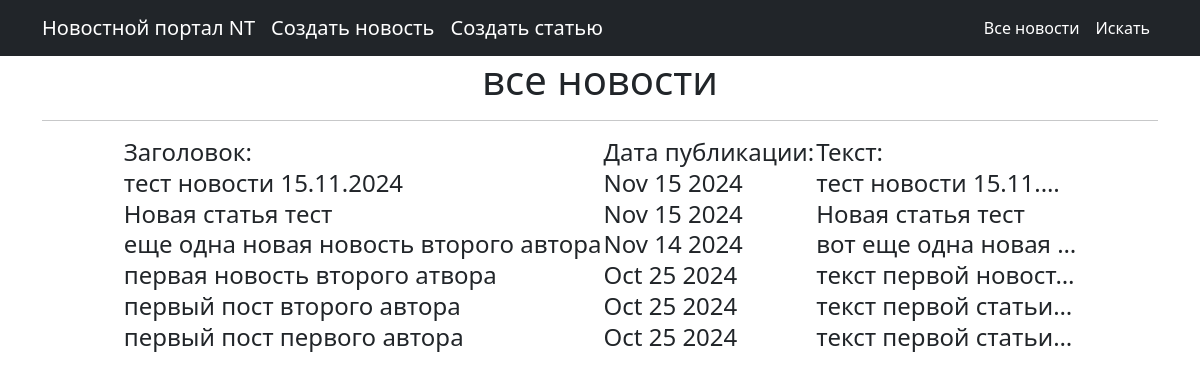
The app's page /posts/, older data.
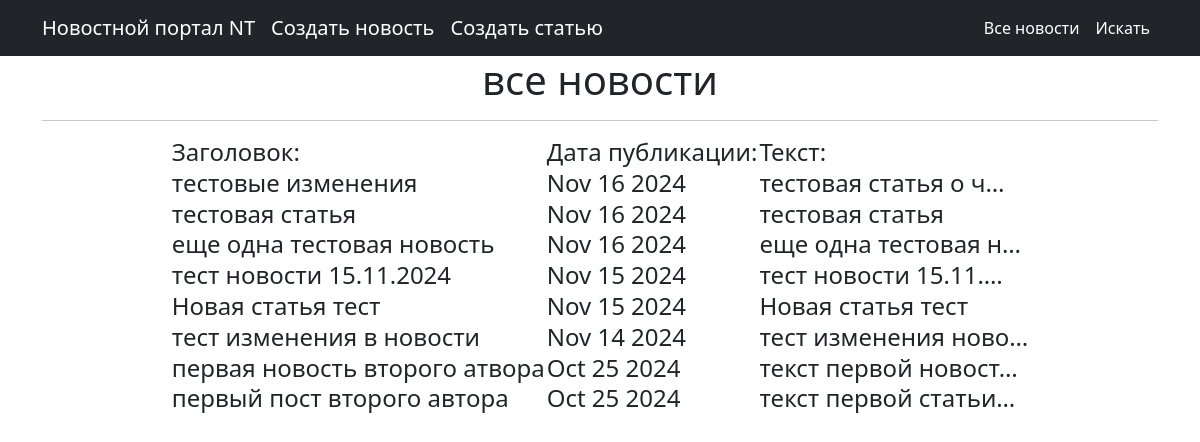
The same page, newer data.
### news/models.py (models this page shows, shortened)
class Post(models.Model):
    news = "NW"
    articles = "AR"
    POST_TYPE = [
        (news, "Новость"),
        (articles, "Статья")
    ]
    author = models.ForeignKey(Author, on_delete=models.CASCADE)
    post_type = models.CharField(max_length=2, choices=POST_TYPE, default=news)
    date_in = models.DateTimeField(auto_now_add=True)
    category = models.ManyToManyField(Category, through="PostCategory")
    title = models.CharField(max_length=255)
    text = models.TextField()
    rating = models.IntegerField(default=0)

### news/views.py (the view)
# urls.py: path('', NewsList.as_view(), name = "post_list"),
class NewsList(ListView):
    model = Post
    ordering = '-date_in'
    template_name = 'news.html'
    context_object_name = 'news'
    paginate_by = 10
    def get_context_data(self, **kwargs):
        context=  super().get_context_data(**kwargs)
        context ['time_now'] = datetime.utcnow()
        return context

### templates/news.html (shortened to what this page needs)
{% extends 'flatpages/default.html' %}
{%load custom_filters%}
{%block content%}
    <h1>все новости</h1>
    <hr>
    {%if news%}
    <center>
        <h4>
    <table>
        <tr>
            <td>Заголовок:</td>
            <td>Дата публикации:</td>
            <td>Текст:</td>
        </tr>
        {%for new in news%}
        <tr>
            <td>{{new.title}}</td>
            <td>{{new.date_in|date:'M d Y'}}</td>
            <td>{{new.text|truncatechars:20}}</td>
        </tr>
        {%endfor%}
    </table>
{% else %}
    <h2>Новостей нет</h2>
{% endif %}
{%endblock content%}

### templates/flatpages/default.html (shortened to what this page needs)
<!DOCTYPE html>
<html lang="en">
    <head>
        {% load static %}
        <link href="{% static 'css/styles.css' %}" rel="stylesheet" />
    </head>
    <body>
        <nav class="navbar navbar-expand-lg navbar-dark bg-dark">
            <div class="container">
                <a class="navbar-brand"onclick="window.location='http://127.0.0.1:8000/posts/'" href="#">Новостной портал NT</a>
                <a class="navbar-brand"onclick="window.location= 'http://127.0.0.1:8000/posts/news/create/'" href="#">Создать новость</a>
                <a class="navbar-brand"onclick="window.location= 'http://127.0.0.1:8000/posts/articles/create/'" href="#">Создать статью</a>
                <div class="collapse navbar-collapse" id="navbarSupportedContent">
                    <ul class="navbar-nav ms-auto mb-2 mb-lg-0">
                        <li class="nav-item"><a class="nav-link active" aria-current="page"onclick="window.location='http://127.0.0.1:8000/posts/'" href="#">Все новости</a></li>
                        <li class="nav-item"><a class="nav-link active" aria-current="page"onclick="window.location='http://127.0.0.1:8000/posts/search/'" href="#">Искать</a></li>
                            </ul>
                </div>
            </div>
        </nav>
        <div class="container">
            <div class="row">
                <div class="col-lg-12 text-center">
                    {% block content %}{% endblock content %}
                </div>
            </div>
         </div>
    </body>
</html>

Row changes from the older to the newer data that the page shows:
removed Post: title "первый пост первого автора", date_in "Oct 25 2024", text "текст первой статьи…"
added Post: title "тестовые изменения", date_in "Nov 16 2024", text "тестовая статья о ч…"
added Post: title "тестовая статья", date_in "Nov 16 2024", text "тестовая статья"
added Post: title "еще одна тестовая новость", date_in "Nov 16 2024", text "еще одна тестовая н…"
changed Post: title "еще одна новая новость второго автора" → "тест изменения в новости"; text "вот еще одна новая …" → "тест изменения ново…"
